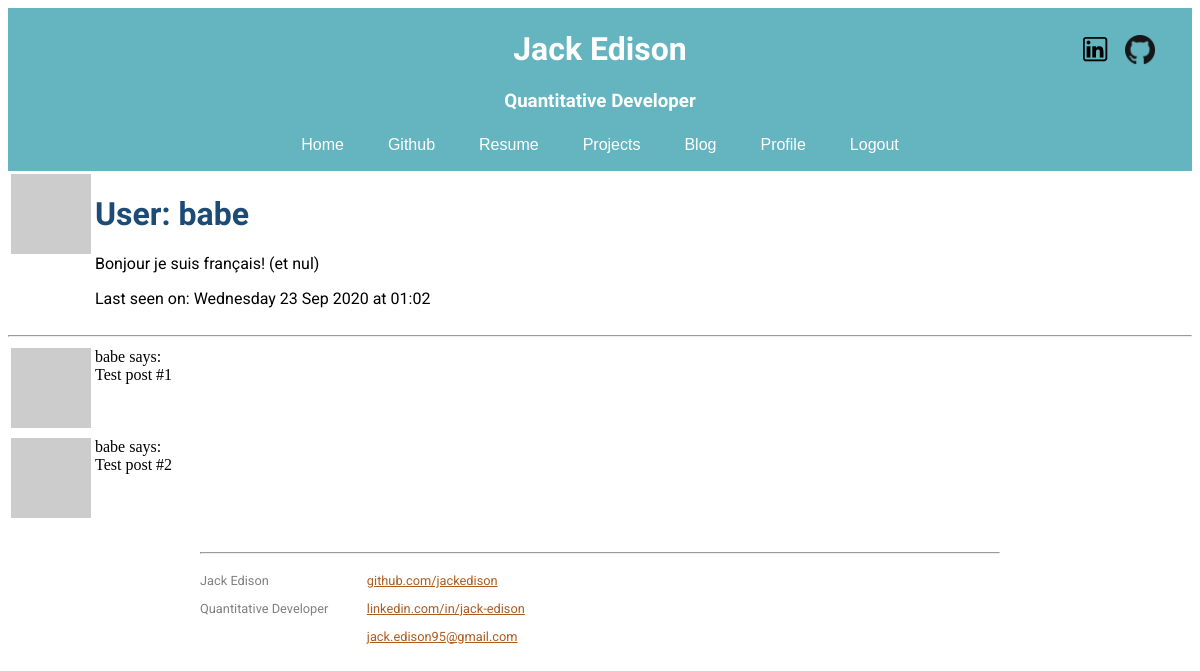
/user/babe (signed in), run on an earlier commit of the app's database.
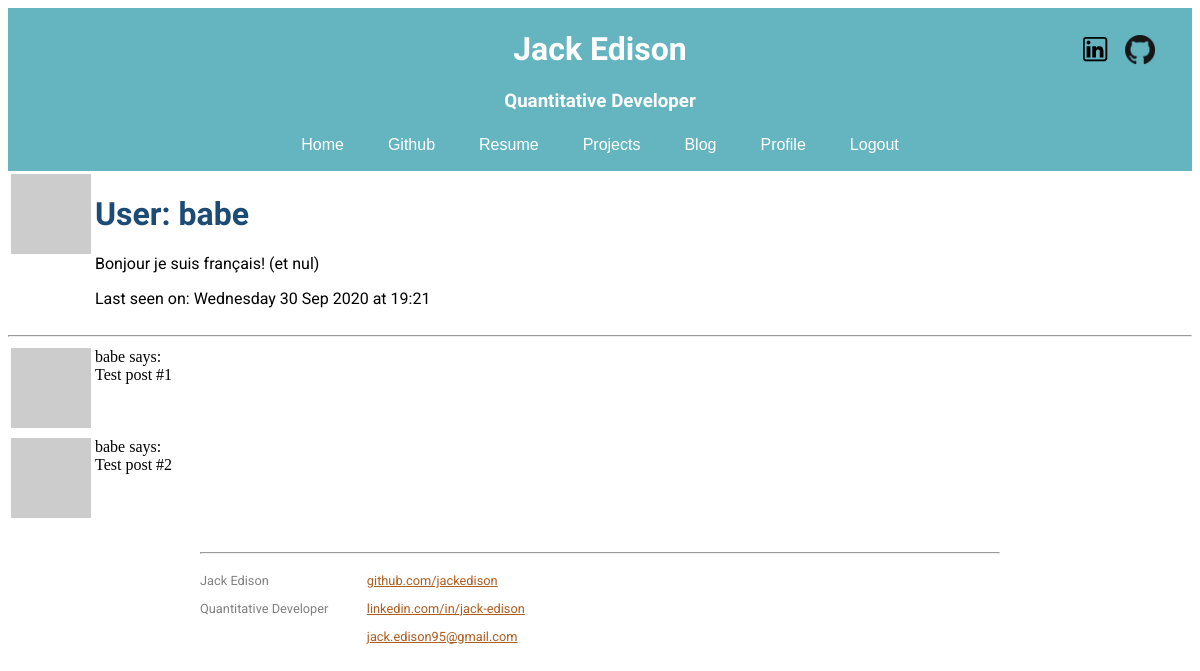
And on a later commit of the database.
### my_package/models.py (models this page shows, shortened)
class User(UserMixin, db.Model):
    id = db.Column(db.Integer, primary_key=True)
    username = db.Column(db.String(64), index=True, unique=True)
    email = db.Column(db.String(120), index=True, unique=True)
    password_hash = db.Column(db.String(120))
    about_me = db.Column(db.String(140))
    last_seen = db.Column(db.DateTime, default=datetime.utcnow)
    posts = db.relationship('Post', backref='author', lazy='dynamic')
    def avatar(self, size):
        digest = md5(self.email.lower().encode('utf-8')).hexdigest()
        return 'https://www.gravatar.com/avatar/{}?d=identicon&s={}'.format(
            digest, size)

### my_package/routes.py (the view)
@app.route('/user/<username>')  # Dynamic <username> variable
@login_required
def user(username):
    user = User.query.filter_by(username=username).first_or_404()
    posts = [
        {'author': user, 'body': 'Test post #1'},
        {'author': user, 'body': 'Test post #2'}
    ]
    return render_template('user.html', user=user, posts=posts)

### my_package/models.py (called while the page is built)
@login.user_loader
def load_user(id):
    return User.query.get(int(id))

### my_package/routes.py (called while the page is built)
@app.before_request
def before_request():
    if current_user.is_authenticated:  # if user is logged in
        current_user.last_seen = datetime.utcnow()
        db.session.commit()

### my_package/templates/user.html (shortened to what this page needs)
{% extends "base.html" %}
{% block content %}
    <table>
        <tr valign="top">
            <td><img src="{{ user.avatar(128) }}"></td>
            <td>
                <h1>User: {{ user.username }}</h1>
                {% if user.about_me %}<p>{{ user.about_me }}</p>{% endif %}
                {% if user.last_seen %}
                <p>
                    Last seen on: {{ user.last_seen.strftime('%A %d %b %Y at %H:%M') }}
                </p>
                {% endif %}
            </td>
        </tr>
    </table>
    <hr>
    {% for post in posts %}
        {% include '_post.html' %}
    {% endfor %}
{% endblock %}

### my_package/templates/base.html (shortened to what this page needs)
<!DOCTYPE html>
<html>
    <head>
        <link rel="stylesheet" href="{{ url_for('static', filename='/css/main.css') }}">
    </head>
    <body>
        <header>
            <div id="page_header">
                <div class="icons">
                    <ul>
                        <li><a href="https://www.linkedin.com/in/jack-edison/" target="_blank"><img src="{{ url_for('static', filename='images/linkedin.jpg')  }}" alt="linkedin" /></a></li>
                        <li><a href="https://github.com/jackedison" target="_blank"><img src="{{ url_for('static', filename='images/github.png')  }}" alt="github" /></a></li>
                    </ul>
                </div>
                <h1>Jack Edison</h1>
                <h3>Quantitative Developer</h3>
            </div>
            <ul id="main_nav">
                <li><a href="{{ url_for('index') }}">Home</a></li>
                <li><a href="https://github.com/jackedison" target="_blank">Github</a></li>
                <li><a href="{{ url_for('static', filename='resume/Edison Jack CV.pdf')  }}">Resume</a></li>
                <li><a href="{{ url_for('projects') }}">Projects</a></li>
                <li><a href="{{ url_for('blog') }}">Blog</a></li>
                {% if current_user.is_anonymous %}
                <li><a href="{{ url_for('login') }}">Login</a></li>
                {% else %}
                <li><a href="{{ url_for('user', username=current_user.username) }}">Profile</a></li>
                <li><a href="{{ url_for('logout') }}">Logout</a></li>
                {% endif %}
            </ul>
        </header>
        {% block content %}{% endblock %}
    </body>
    <footer>
        <hr>
        <div  class="contact">
            <p>Jack Edison</p>
            <p>Quantitative Developer</p>
        </div>
        <div class="contact">
            <p><a href="https://github.com/jackedison">github.com/jackedison</a></p>
            <p><a href="https://www.linkedin.com/in/jack-edison/">linkedin.com/in/jack-edison</a></p>
            <p><a href="mailto:jack.edison95@gmail.com" target="_blank">jack.edison95@gmail.com</a></p>
        </div>
    </footer>
</html>

### my_package/templates/_post.html
<table>
    <tr valign="top">
        <td><img src="{{ post.author.avatar(36) }}"></td>
        <td>{{ post.author.username }} says:<br>{{ post.body }}</td>
    </tr>
</table>

### my_package/static/css/main.css (style rules this page uses)
header { background-color: rgb(100, 181, 192); padding: 0px; padding-top: 1px; padding-bottom: 1px; text-align: center; }
#page_header h1, #page_header h3 { color: white; font-weight: bold; padding: 0px; }
#main_nav { padding: 0px; padding-top: 5px; }
#main_nav li { list-style-type: none; display: inline-block; }
#main_nav li a { color: white; font-family: sans-serif; text-decoration:none; padding:8px 20px; }
.icons img { width: 30px; height: 30px; padding: 5px; }
.icons ul { padding: 0; margin: 0 40px 0 0; position: absolute; right: 0; }
.icons li { list-style-type: none; display: inline-block; }
h1 { font-family: 'Open Sans', sans-serif; color: rgb(28, 75, 117); }
h2, h3, h4, h5, h6 { font-family: 'Open Sans', sans-serif; color: rgb(100, 181, 192); }
p, div { font-family: 'Roboto', sans-serif; }
body { background-color: rgb(255, 255, 255); }
footer { margin-left: auto; margin-right: auto; padding-top: 20px; max-width: 800px; font-family: 'Roboto', sans-serif; font-size: 80%; color: grey; }
footer .contact { float: left; margin-right: 3em; }
footer a:link { color: rgb(174, 93, 33); }

What changed in the data, as far as the page shows it:
changed User "babe": last_seen "Wednesday 23 Sep 2020 at 01:02" → "Wednesday 30 Sep 2020 at 19:21"
